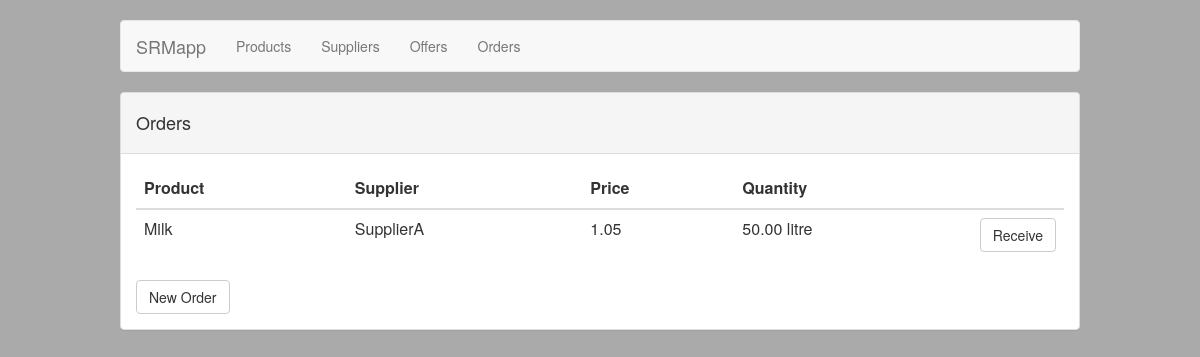
Before: /SRMapp/orders/ with the older database file.
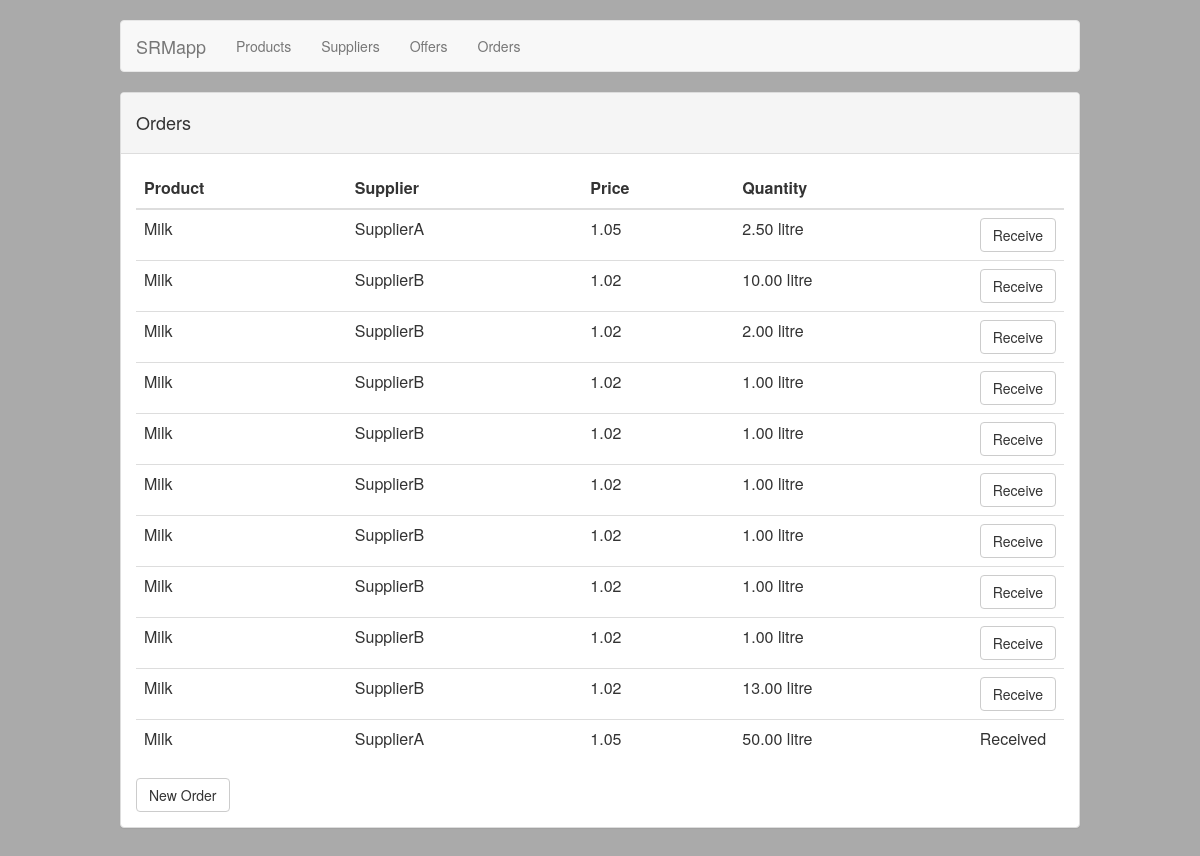
After: the same page with the newer database file.
### SRMapp/models.py (models this page shows)
class Order(models.Model):
	product = models.ForeignKey(Product)
	supplier = models.ForeignKey(Supplier)
	price = models.DecimalField(max_digits=5, decimal_places=2, default=0)
	quantity = models.DecimalField(max_digits=10, decimal_places=2, default=1)
	offer = models.ForeignKey(Offer)
	received = models.BooleanField(default=False)
	surv_price = models.IntegerField(default=0)
	surv_quality = models.IntegerField(default=0)
	surv_delivery_time = models.IntegerField(default=0)

class  Product(models.Model):
	name = models.CharField(max_length=200)
	unit = models.CharField(max_length=200)
	def __unicode__(self):
		return self.name

class Supplier(models.Model):
	name = models.CharField(max_length=200)
	surv_price = models.DecimalField(max_digits=3, decimal_places=2, default=0)
	surv_quality = models.DecimalField(max_digits=3, decimal_places=2, default=0)
	surv_delivery_time = models.DecimalField(max_digits=3, decimal_places=2, default=0)
	def __unicode__(self):
		return self.name

### SRMapp/views.py (the view)
def orderList(request):
	order_list = Order.objects.order_by('-product')[:100]
	offer_list = Offer.objects.order_by('-product')[:100]
	context = {'order_list': order_list, 'offer_list': offer_list, 'ordersOn': "1"}
	return render(request, 'SRMapp/orderList.html', context)

### SRMapp/models.py (called while the page is built)
	def __unicode__(self):
		return str(self.product)+"   "+str(self.supplier)+"   "+str(self.price)

### SRMapp/templates/SRMapp/orderList.html (shortened to what this page needs)
{% extends 'SRMapp/base.html' %}
{% block content %}
<div class="panel panel-default">
    <div class="panel-heading">
        <h4>Orders</h4>
    </div>
    <div class="panel-body">
        <table class="table">
            <thead>
                <tr>
                    <th>Product</th>
                    <th>Supplier</th>
                    <th>Price</th>
                    <th>Quantity</th>
                    <th></th>
                </tr>
            </thead>
            {% for order in order_list %}
            <tr>
                <td>{{ order.product.name }}</td>
                <td>{{ order.supplier.name }}</td>
                <td>{{ order.price }}</td>
                <td>{{ order.quantity }} {{ order.product.unit }}</td>
                <td style="width:50px;">
                    {% if order.received %}
                        Received
                    {% else %}
                        <button type="button" class="btn btn-default receiveOrderWithId" data-toggle="modal" data-target="#receiveOrderModal" data-id="{{ order.id }}">Receive</button>
                    {% endif %}
                </td>
            </tr>
            {% endfor %}
        </table>
        <button type="button" class="btn btn-default" data-toggle="modal" data-target="#newOrderModal">New Order</button>
    </div>
</div>
{% endblock %}

### SRMapp/templates/SRMapp/base.html (shortened to what this page needs)
{% load staticfiles %}
<html>
<head>
  <link rel="stylesheet" type="text/css" href="{% static 'SRMapp/css/bootstrap.css' %}" />
  <link rel="stylesheet" type="text/css" href="{% static 'SRMapp/css/star-rating.min.css' %}">
  <link rel="stylesheet" href="{% static 'SRMapp/navbar.css' %}">
</head>
<body>
<nav class="navbar navbar-default">
  <div class="container-fluid">
    <div class="navbar-header">
      <a class="navbar-brand" href="#">SRMapp</a>
    </div>
    <div class="collapse navbar-collapse" id="bs-example-navbar-collapse-1">
      <ul class="nav navbar-nav">
        <li class="{% if productsOn %}active{% endif %}"><a href="{% url 'products' %}">Products</a></li>
        <li class="{% if suppliersOn %}active{% endif %}"><a href="{% url 'suppliers' %}">Suppliers</a></li>
        <li class="{% if offersOn %}active{% endif %}"><a href="{% url 'offers' %}">Offers</a></li>
        <li class="{% if ordersOn %}active{% endif %}link"><a href="{% url 'orders' %}">Orders</a></li>
      </ul>
    </div>
  </div>
</nav>
{% block content %} {% endblock %}
</body>
</html>

### SRMapp/static/SRMapp/navbar.css (style rules this page uses)
body { padding-top: 20px; padding-bottom: 20px; padding-left: 10%; padding-right: 10%; background-color: #AAA; }
.navbar { margin-bottom: 20px; }

Changed rows visible on the page:
added Order: product.name "Milk", supplier.name "SupplierA", price "1.05", quantity "2.50", product.unit "litre"
added Order: product.name "Milk", supplier.name "SupplierB", price "1.02", quantity "10.00", product.unit "litre"
added Order: product.name "Milk", supplier.name "SupplierB", price "1.02", quantity "2.00", product.unit "litre"
added Order: product.name "Milk", supplier.name "SupplierB", price "1.02", quantity "1.00", product.unit "litre"
added Order: product.name "Milk", supplier.name "SupplierB", price "1.02", quantity "1.00", product.unit "litre"
added Order: product.name "Milk", supplier.name "SupplierB", price "1.02", quantity "1.00", product.unit "litre"
added Order: product.name "Milk", supplier.name "SupplierB", price "1.02", quantity "1.00", product.unit "litre"
added Order: product.name "Milk", supplier.name "SupplierB", price "1.02", quantity "1.00", product.unit "litre"
added Order: product.name "Milk", supplier.name "SupplierB", price "1.02", quantity "1.00", product.unit "litre"
added Order: product.name "Milk", supplier.name "SupplierB", price "1.02", quantity "13.00", product.unit "litre"
changed Order (number 11 of 11 on the later page): received "Receive" → "Received"
